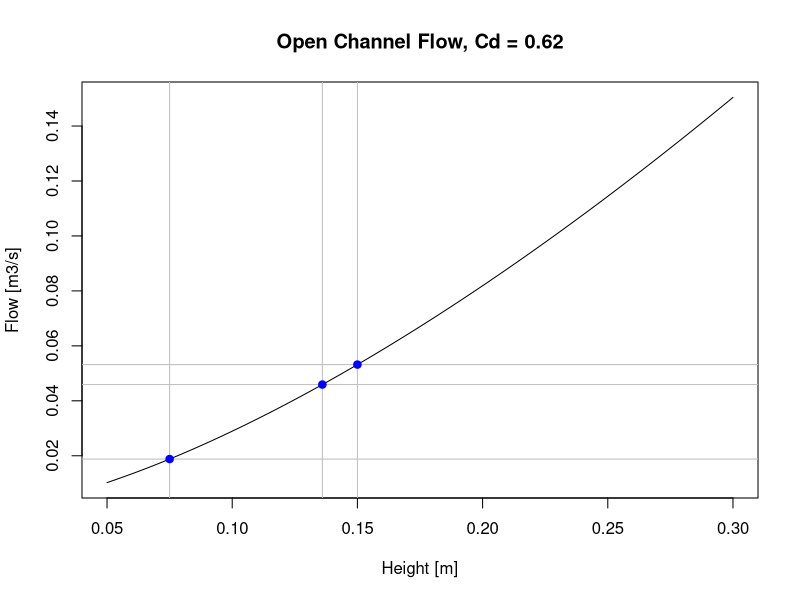

Source code (R):
#      ⠀⠀⠀⠀⠀⠀⠀⠀⠀⠀⠀⠀⠀⠀⠀⠀⠀⠀⠀⠀⠀⠀⠀⠀⠀⠀⠀⠀⠀⠀
#⠀          ⠀⠀⠀⠀⠀⠀⠀⠀⠀⠀⠀⠀⠀⠀⠀⠀⠀⠀⠀⣠⣤⣤⣤⣤⣀⣀⠀⠀⠀⠀
#⠀          ⠀⠀⠀⠀⠀⠀⠀⠀⠀⠀⠀⠀⠀⠀⠀⠀⠀⠀⢸⣿⡿⠛⠻⣿⡟⠻⣧⠀⠀⠀
#⠀     ⠀     ⠀⠀⠀⠀⠀⠀⠀⠀⠀⠀⠀⠀⠀⠀⠀⠀⠀⢸⣿⡇⠀⠀⠙⠻⢿⣿⡀⠀⠀
#⠀     ⠀     ⠀⠀⠀⠀⠀⠀⠀⠀⠀⠀⠀⠀⠀⠀⠀⠀⠀⢸⣿⣧⠀⠀⠀⠀⠀⠈⠉⠁⠀
#⠀⠀          ⠀⠀⠀⠀⠀⠀⠀⠀⠀⠀⣀⣀⣀⡀⠀⠀⠀⠀⢿⣿⣆⠀⠀⠀⠀⠀⠀⠀⠀
#⠀     ⠀     ⠀⠀⠀⠀⠀⠘⠻⣿⣿⣿⣿⣿⣿⣿⣿⣿⣶⣤⡈⠙⣿⣧⠀⠀⠀⠀⠀⠀⠀
#⠀     ⠀     ⠀⠀⡀⠀⠀⠐⢦⣤⣍⣉⣿⣿⣿⣿⣿⣿⣿⣿⣿⡆⢸⣿⣇⠀⠀⠀⠀⠀⠀
#⠀     ⠀     ⠀⣀⣿⣷⣶⣄⠀⢈⣉⣛⣿⣿⣿⣿⣿⣿⣿⣿⡿⠁⣼⣿⣿⠀⠀⠀⠀⠀⠀
#⠀     ⠀     ⠀⠈⢛⣿⣿⣿⣷⣄⡉⠛⠿⠿⠿⠿⠿⠟⠛⢉⣠⣾⣿⣿⡿⠀⠀⠀⠀⠀⠀
#⠀     ⠀     ⠀⠀⠈⠉⠙⠿⣿⣿⣿⣷⣶⣶⣶⣶⣶⣶⣿⣿⣿⣿⣿⠟⠁⠀⠀⠀⠀⠀⠀
#⠀     ⠀     ⣤⣶⣀⠀⠀⠀⠈⠉⠛⠛⠛⠛⠛⠛⠛⠛⠛⠛⠛⠉⠀⠀⠀⢀⣀⣶⡄⠀⠀
#⠀     ⠀     ⠀⠉⠙⠛⠛⠻⠶⠶⠶⠶⠶⠶⠶⠶⠶⠶⠶⠶⠶⠶⠾⠟⠛⠛⠋⠉⠀⠀⠀
#
#  ___ __      __ ___  _  _           _                       _   
# / __|\ \    / //   \| \| |       __| | ___  _ __   ___     / |  
# \__ \ \ \/\/ / | - || .  |      / _` |/ -_)| '  \ / _ \    | |  
# |___/  \_/\_/  |_|_||_|\_|      \__/_|\___||_|_|_|\___/    |_|  


# Define constants

cd <- 0.62
g <- 9.81
b <- 0.5

# Flow in m3/2 when h = 100 mm

h1 <- 100 / 1000
q1 <- (2 / 3) * cd * sqrt(2 * g) * b * h1^(3 / 2)
q1

# First hour: h=150mm, second hour: h = 136mm, last three hours: h = 75mm
# Total delivered volume in m3

h2 <- c(150, 136, 75) / 1000
q2 <- (2 / 3) * cd * sqrt(2 * g) * b * h2^(3 / 2)
t <- (1:3) * 3600
sum(q2 * t)

# Plot the flow in m3/s for all heights between 50mm and 500mm

h3 <- (50:300) / 1000
q3 <- (2 / 3) * cd * sqrt(2 * g) * b * h3^(3 / 2)

plot(h3, q3, type = "l",
     xlab = "Height [m]", ylab = "Flow [m3/s]",
     main = "Open Channel Flow, Cd = 0.62")
abline(v = h2, col = "grey")
abline(h = q2, col = "grey")
points(h2, q2, pch = 19, col = "blue")

# Generate sequences

h3 <- seq(from = .05, to = .3, by = .001)

h3 <- seq(from = 0.05, to = 0.3, length.out = 100)

# For-loop (not recommended)

q3 <- vector()
i <- 1

for (h3 in 50:500) {
  q3[i] <- (2 / 3) * cd * sqrt(2 * g) * b * (h3 / 1000)^(3 / 2)
  i <- i + 1
}


# Create function

channel_flow <- function(h, b, cd = 0.62, g = 9.81) {
    (2 / 3) * cd * sqrt(2 * g) * b * h^(3 / 2)
}

channel_flow(h = 0.1, b = 0.5)

# Flow on Mars
channel_flow(h = 0.1, b = 0.5, g = 3.72)

